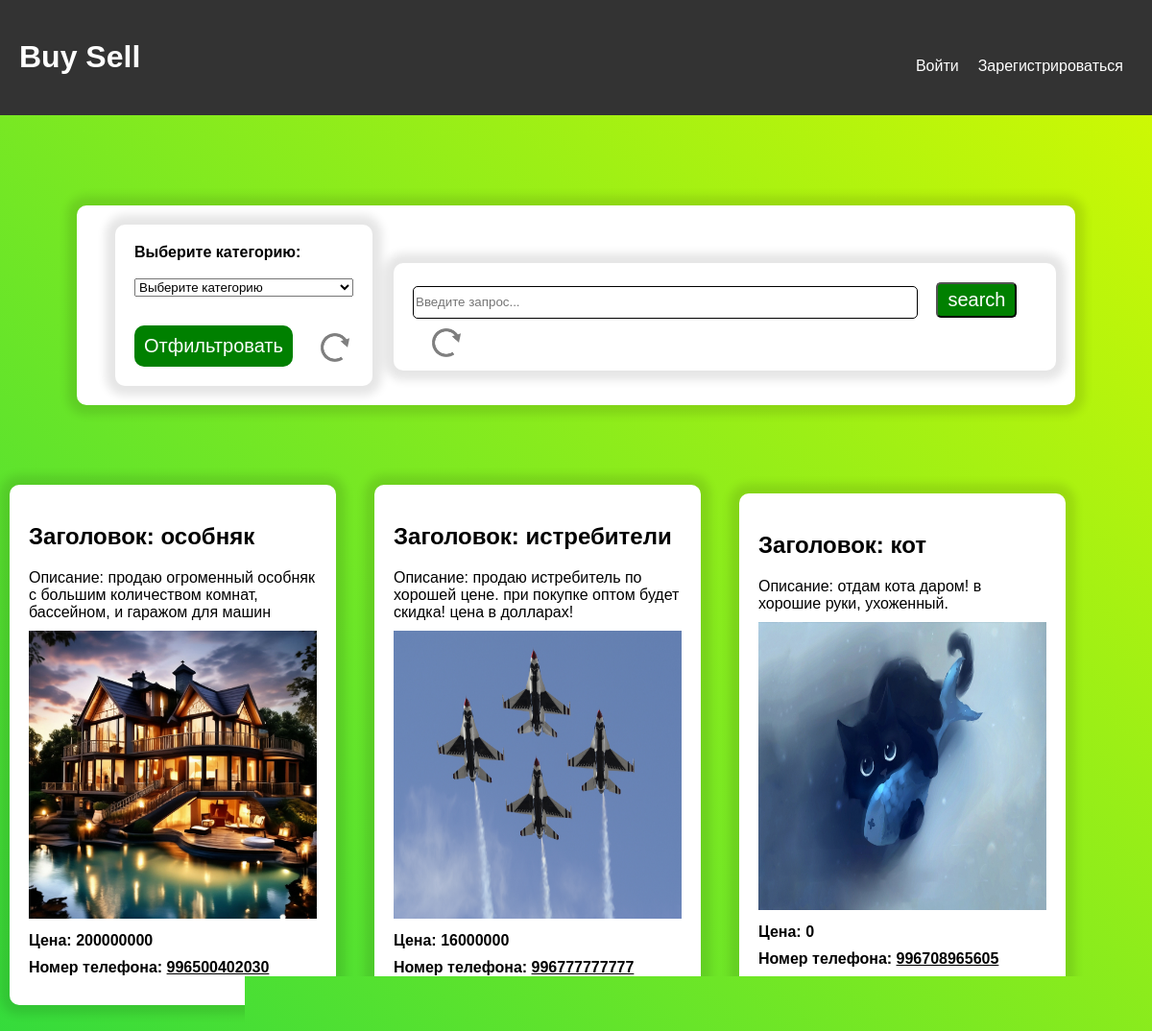
The page / on the database its author committed.
### main.py (models this page shows)
class Post(db.Model):
    id = db.Column(db.Integer, primary_key=True)
    category = db.Column(db.String, nullable=False)
    title = db.Column(db.String(100), nullable=False)
    content = db.Column(db.Text, nullable=False)
    price = db.Column(db.Integer, nullable=False)
    user_id = db.Column(db.Integer, db.ForeignKey('user.id'), nullable=False)
    image = db.Column(db.String(250))
    user_number = db.Column(db.String(250))

### main.py (the view)
@app.route('/')
def home():
    posts = Post.query.all()
    return render_template('home.html', posts=posts)

### templates/home.html (shortened to what this page needs)
<!DOCTYPE html>
<html lang="ru">
<head>
    <link rel="stylesheet" href="/static/uploads/home.css">
</head>
<body>
    <header>
        <h1>Buy Sell</h1>
        <div class="sing_log">
            {% if 'user_id' in session %}
                <p><a href="{{ url_for('create_post') }}">Создать Объявление</a></p>
                <p><a href="{{ url_for('logout') }}">Выйти</a></p>
            {% else %}
                <p><a href="{{ url_for('login') }}">Войти</a></p>
                <p><a href="{{ url_for('register') }}">Зарегистрироваться</a></p>
            {% endif %}
        </div>
    </header>
    <main>
        <br>
        <br>
        <br>
        <div class="search_filter">
            <div class="select_category">
                <form method="POST" action="/filter">
                    <b><label for="category">Выберите категорию:</label></b>
                    <br>
                    <br>
                    <select class="category" name="category" required>
                        <option value="">Выберите категорию</option>
                    </select>
                    <br>
                    <input class="c_p_btn" type="submit" value="Отфильтровать">
                    <a class="reset_a" href="{{ url_for('home') }}"><img src="/static/uploads/images/reset.png" width="30px" height="30px"></a>
                </form>
            </div>
            <div class="search">
                <form method="POST" action="/search">
                    <input class="input_search" type="text" name="search" placeholder="Введите запрос...">
                    <button type="submit" class="btn">search</button>
                    <a class="reset_search" href="{{ url_for('home') }}"><img src="/static/uploads/images/reset.png" width="30px" height="30px"></a>
                </form>
            </div>
        </div>
        {% for post in posts %}
            <div class="post">
                <h2><a class="a_h2" href="{{ url_for('more_details', post_id=post.id) }}">Заголовок: {{ post.title }}</a></h2>
                <p>Описание: {{ post.content }}</p>
                <img src="/static/uploads/images/{{post.image}}" width="300px" height="300px">
                <b><p>Цена: {{ post.price }}</p></b>
                <b><p>Номер телефона: <a class="a_number" href="tel:+{{ post.user_number }}">{{ post.   user_number }}</a></p></b>
            </div>
            <br>
            <br>
            <br>
            <br>
            <br>
        {% endfor %}
    </main>
</body>
</html>

### static/uploads/home.css (style rules this page uses)
body { margin: 0; font-family: 'Arial', sans-serif; }
header { text-align: center; padding: 20px; background-color: #333; color: #fff; height: 80px; }
header h1 { text-align: left; transform: translateX(0); transition: transform 0.3s cubic-bezier(0.68, -0.55, 0.27, 1.55); }
.sing_log { display: flex; justify-content: center; float: right; position: relative; bottom: 40px; }
.sing_log p { margin: 0 10px; }
a { color: #fff; text-decoration: none; transition: color 0.3s ease; }
main { padding: 20px; min-height: 100vh; display: flex; flex-wrap: wrap; justify-content: center; align-items: center; }
.post { background-color: #fff; padding: 20px; border-radius: 10px; margin: 20px; width: 300px; box-shadow: 0 0 10px 10px rgba(0, 0, 0, 0.1); transition: transform 0.3s ease; position: relative; right: 40px; display: inline-block; }
main div p { margin: 10px 0; }
.select_category { margin-left: 20px; background-color: #fff; padding: 20px; border-radius: 10px; float: left; box-shadow: 0 0 10px 10px rgba(0, 0, 0, 0.1); transition: transform 0.3s ease; }
.search_filter { background-color: #fff; padding: 20px; border-radius: 10px; margin: 20px; width: 300px; box-shadow: 0 0 10px 10px rgba(0, 0, 0, 0.1); transition: transform 0.3s ease; position: relative; right: 40px; display: inline-block; width: 90%; margin-left: 100px; }
.search { float: right; width: 65%; margin-left: 20px; margin-top: 40px; background-color: #fff; padding: 20px; border-radius: 10px; box-shadow: 0 0 10px 10px rgba(0, 0, 0, 0.1); transition: transform 0.3s ease; }
.search input { height: 30px; width: 80%; border-radius: 5px; border: 1px solid black; }
.c_p_btn { background-color: green; color: white; border: none; border-radius: 10px; padding: 10px; font-size: 20px; margin-top: 30px; cursor: pointer; transition: background-color 0.3s ease; }
.reset_a { position: relative; left: 25px; top: 10px; opacity: 0.5; }
.reset_search { position: relative; left: 20px; top: 10px; opacity: 0.5; }
.btn { background-color: green; color: white; padding: 5px 10px 5px 10px; font-size: 20px; cursor: pointer; margin-left: 15px; border-radius: 5px; transition: background-color 0.3s ease; }
.a_number { color: black; text-decoration: underline; }
.a_h2 { color: black; }
body::before { content: ''; position: fixed; top: 0; left: 0; width: 100%; height: 100%; z-index: -1; background: linear-gradient(45deg, #34db3c, #d5fa01); }

### rows shown on the page
Post: title "особняк", content "продаю огроменный особняк с большим количеством комнат, бассейном, и гаражом для машин", image (picture), price "200000000", user_number "996500402030"
Post: title "истребители", content "продаю истребитель по хорошей цене. при покупке оптом будет скидка! цена в долларах!", image (picture), price "16000000", user_number "996777777777"
Post: title "кот", content "отдам кота даром! в хорошие руки, ухоженный.", image (picture), price "0", user_number "996708965605"
